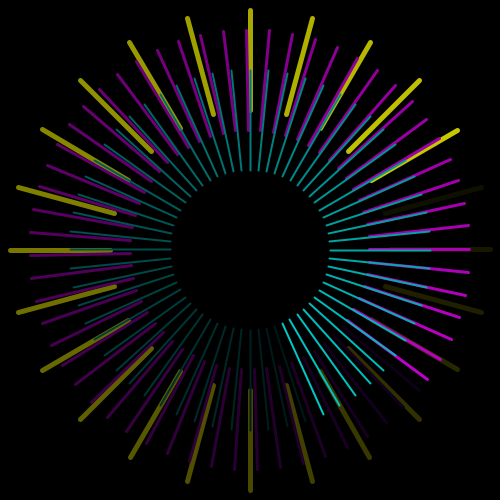
Frame 1 (no input)
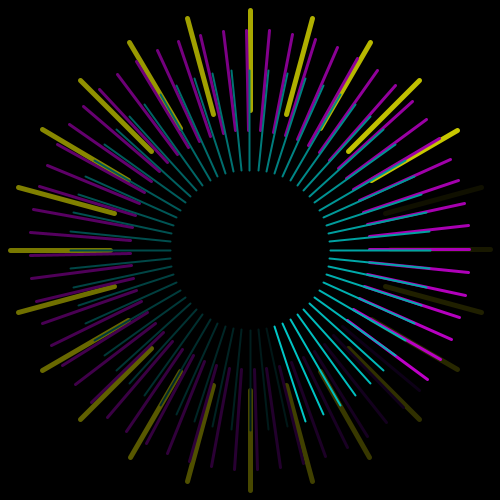
Frame 60 (the mouse pressed at the canvas centre just before this capture)
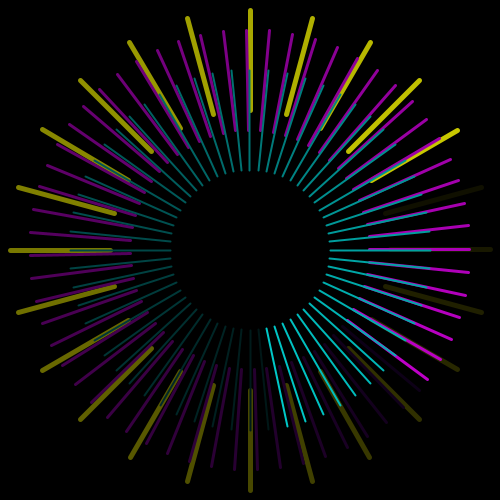
Frame 120 (the mouse held since frame 60 and released just before this capture)

The Processing sketch that drew these frames (run headless with seeded random() and noise(); from frame 60 on, the mouse is pressed at the canvas centre):

// Processing sketch: processing_141785
// ── processing_141785.pde

//segundos
PVector segundos = new PVector(0, 0);
PVector segundos1 = new PVector(0, 0);
float angSegundos = 0;
float radioSegundos = 180;
//minutos
PVector minutos = new PVector(0, 0);
PVector minutos1 = new PVector(0, 0);
float angMinutos = 0;
float radioMinutos = 220;
//horas
PVector horas = new PVector(0, 0);
PVector horas1 = new PVector(0, 0);
float angHoras = 0;
float radioHoras = 240;



void setup() {
  size(500, 500);
}

void draw() {
  background(0);

  //horas  
  for (int k=0; k<24; k++) {

    //valores vectores horas 
    angHoras = map(hour(), 0, 24, 0, -TWO_PI)-PI;
    angHoras += PI*k/12;
    horas.x= width/2 + radioHoras * sin(angHoras);
    horas.y= height/2 + radioHoras * cos(angHoras);
    horas1.x= width/2 + (radioHoras - 100) * sin(angHoras);
    horas1.y= height/2 + (radioHoras - 100) * cos(angHoras);

    //dibuja lineas horas
    strokeWeight(5);
    strokeCap(ROUND);
    stroke(200-k*8, 200-k*8, 0);
    line(horas.x, horas.y, horas1.x, horas1.y);
  }

  //minutos  
  for (int j=0; j<60; j++) {
    angMinutos = map(minute(), 0, 60, 0, -TWO_PI)-PI;
    angMinutos += PI*j/29.8;
    minutos.x= width/2 + radioMinutos * sin(angMinutos);
    minutos.y= height/2 + radioMinutos * cos(angMinutos);
    minutos1.x= width/2 + (radioMinutos-100) * sin(angMinutos);
    minutos1.y= height/2 + (radioMinutos-100) * cos(angMinutos);

    strokeWeight(3);
    strokeCap(ROUND);
    stroke(190-j*3, 0, 200-j*3);
    line(minutos.x, minutos.y, minutos1.x, minutos1.y);
  }

  //segundos
  for (int i=0; i<60; i++) {
    angSegundos = map(second(), 0, 60, 0, -TWO_PI)-PI;
    angSegundos += PI*i/30;
    segundos.x= width/2 + radioSegundos * sin(angSegundos);
    segundos.y= height/2 + radioSegundos * cos(angSegundos);
    segundos1.x= width/2 + (radioSegundos-100) * sin(angSegundos);
    segundos1.y= height/2 + (radioSegundos-100) * cos(angSegundos);

    strokeWeight(2);
    strokeCap(ROUND);
    stroke(0, 200-i*3, 200-i*3);
    line(segundos.x, segundos.y, segundos1.x, segundos1.y );
  }
}
